Frame 1 (no input): blank canvas, image omitted
Frame 60 (the mouse pressed at the canvas centre just before this capture): blank canvas, image omitted
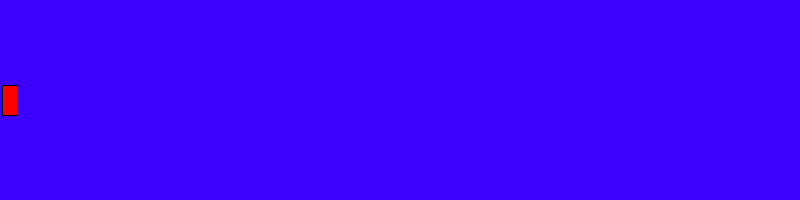
Frame 120 (the mouse held since frame 60 and released just before this capture)

The Processing sketch whose frames 1 and 60 were blank and that drew this single picture after the mouse press (run headless with seeded random() and noise(); from frame 60 on, the mouse is pressed at the canvas centre):

// Processing sketch: processing_38845
// ── processing_38845.pde

int counter;
boolean pressed;
void setup() {
  colorMode(HSB);
  rectMode (CENTER);
  size(800, 200);
  background(180, 255, 255);
  fill (0, 255, 255);
  //counter = 1;
  pressed = true;
}

void draw() {
  for (int i = 0; i < counter; i = i + 1) {
    rect (10 + i* 20, height/2, 15, 30);
  }
  /*if (mousePressed) {
    counter = counter + 1;
    println(counter);
  } */
  
  
  if (mousePressed){
   
   if (pressed == false) {
   counter = counter + 1;
   pressed = true;
   } 
   }
   if (mousePressed == false){
   pressed = false;
   }
}
